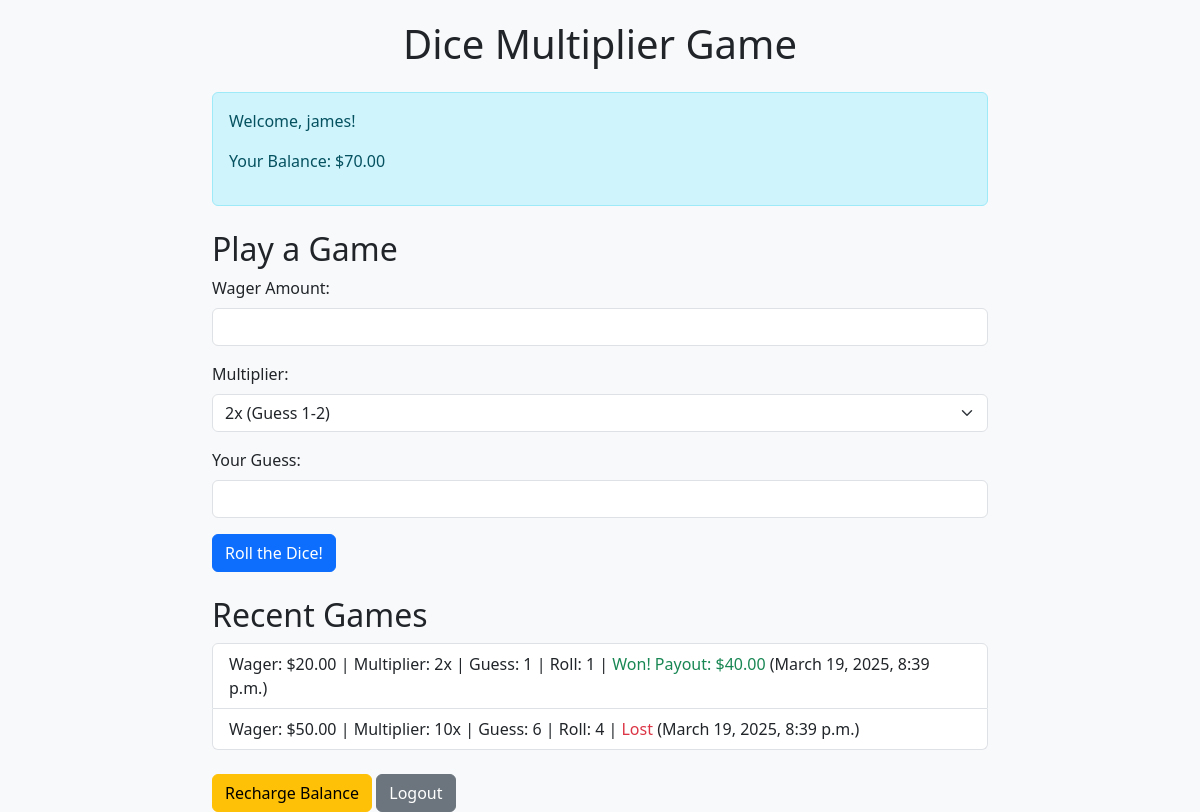
The app's page /dice/ (signed in), older data.
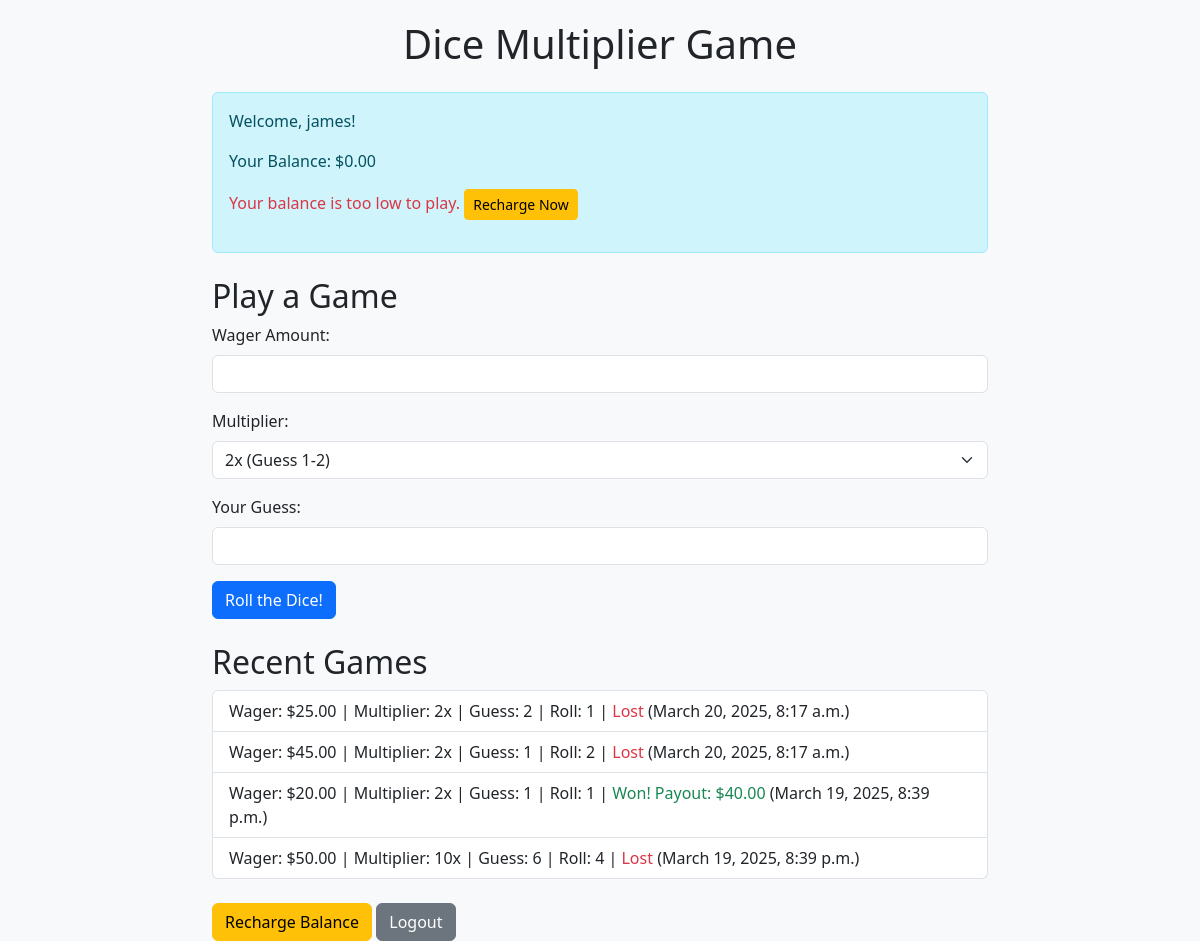
The same page, newer data.
### accounts/models.py (models this page shows, shortened)
class UserProfile(models.Model):
    user = models.OneToOneField(User, on_delete=models.CASCADE)
    balance = models.DecimalField(max_digits=10, decimal_places=2, default=100.00)  # Starting balance of $100

### dice/models.py (models this page shows, shortened)
class Game(models.Model):
    user = models.ForeignKey(User, on_delete=models.CASCADE)
    wager = models.DecimalField(max_digits=10, decimal_places=2)
    multiplier = models.IntegerField()  # e.g., 2, 3, 4, etc.
    guess = models.IntegerField()  # User's guessed number
    roll_result = models.IntegerField()  # Randomly generated roll
    won = models.BooleanField()  # True if user won, False if lost
    payout = models.DecimalField(max_digits=10, decimal_places=2, default=0.00)  # Winnings (or 0 if lost)
    timestamp = models.DateTimeField(auto_now_add=True)

### dice/views.py (the view)
# urls.py: path('', views.index, name='index'),  # Main game page
@login_required
def index(request):
    user_profile = request.user.userprofile
    games = Game.objects.filter(user=request.user).order_by('-timestamp')[:10]
    return render(request, 'dice/index.html', {'user_profile': user_profile, 'games': games})

### dice/templates/dice/index.html (shortened to what this page needs)
{% extends 'base.html' %}
{% block content %}
    <h1 class="text-center mb-4">Dice Multiplier Game</h1>
    <div class="alert alert-info">
        <p>Welcome, {{ user.username }}!</p>
        <p>Your Balance: ${{ user_profile.balance|default:"0.00" }}</p>
        {% if user_profile.balance < 0.01 %}
            <p class="text-danger">Your balance is too low to play. <a href="{% url 'dice:recharge' %}" class="btn btn-warning btn-sm">Recharge Now</a></p>
        {% endif %}
    </div>
    <h2 class="mt-4">Play a Game</h2>
    <form method="post" action="{% url 'dice:play_game' %}" class="mb-4">
        <div class="mb-3">
            <label for="wager" class="form-label">Wager Amount:</label>
            <input type="number" name="wager" id="wager" step="0.01" min="0.01" max="{{ user_profile.balance|default:'0.00' }}" class="form-control" required>
        </div>
        <div class="mb-3">
            <label for="multiplier" class="form-label">Multiplier:</label>
            <select name="multiplier" id="multiplier" onchange="updateGuessRange()" class="form-select" required>
                <option value="2">2x (Guess 1-2)</option>
            </select>
        </div>
        <div class="mb-3">
            <label for="guess" class="form-label">Your Guess:</label>
            <input type="number" name="guess" id="guess" min="1" max="2" class="form-control" required>
        </div>
        <button type="submit" class="btn btn-primary">Roll the Dice!</button>
    </form>
    <h2 class="mt-4">Recent Games</h2>
    {% if games %}
        <ul class="list-group">
        {% for game in games %}
            <li class="list-group-item">
                Wager: ${{ game.wager }} | Multiplier: {{ game.multiplier }}x | Guess: {{ game.guess }} | Roll: {{ game.roll_result }} |
                {% if game.won %}
                    <span class="text-success">Won! Payout: ${{ game.payout }}</span>
                {% else %}
                    <span class="text-danger">Lost</span>
                {% endif %}
                ({{ game.timestamp }})
            </li>
        {% endfor %}
        </ul>
    {% else %}
        <p class="text-muted">No games played yet.</p>
    {% endif %}
    <div class="mt-4">
        <a href="{% url 'dice:recharge' %}" class="btn btn-warning">Recharge Balance</a>
        <form method="post" action="{% url 'accounts:logout' %}" class="d-inline">
            <button type="submit" class="btn btn-secondary">Logout</button>
        </form>
    </div>
{% endblock %}

Row changes from the older to the newer data that the page shows:
changed UserProfile: balance "70.00" → "0.00"
added Game: wager "25.00", multiplier "2", guess "2", roll_result "1", won "Lost", timestamp "March 20, 2025, 8:17 a.m."
added Game: wager "45.00", multiplier "2", guess "1", roll_result "2", won "Lost", timestamp "March 20, 2025, 8:17 a.m."
Text that changed along with them:
text now shown: "Your balance is too low to play. Recharge Now"
